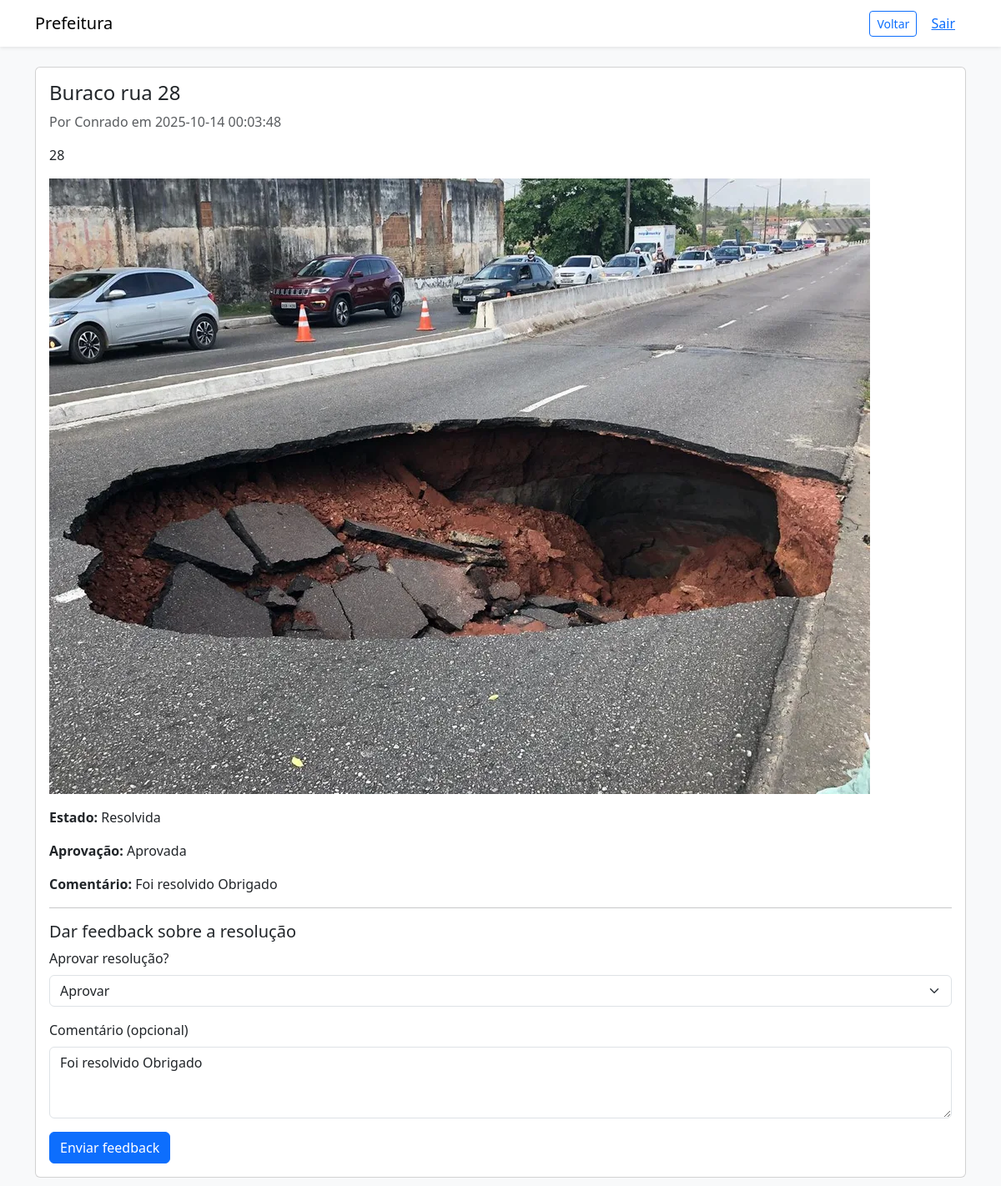
The app's page /view_complaint.php?id=1 (signed in) with its own data.
### tables this page shows
CREATE TABLE `reclamacao` (
  `id` int(11) NOT NULL,
  `id_reclamante` int(11) NOT NULL,
  `titulo` varchar(255) NOT NULL,
  `descricao` text NOT NULL,
  `foto` varchar(255) DEFAULT NULL,
  `estado` enum('Enviada','Atribuída','Em andamento','Resolvida') NOT NULL DEFAULT 'Enviada',
  `aprovacao` enum('','Aprovada','Reprovada') DEFAULT '',
  `comentario` text DEFAULT NULL,
  `criado_em` timestamp NOT NULL DEFAULT current_timestamp()
);

CREATE TABLE `usuarios` (
  `id` int(11) NOT NULL,
  `nome` varchar(300) NOT NULL,
  `email` varchar(300) NOT NULL,
  `senha` varchar(128) NOT NULL,
  `cpf` int(11) NOT NULL,
  `nascimento` date NOT NULL,
  `tipo` enum('admin','usuario') NOT NULL
);

### view_complaint.php (the view, shortened to what this page needs)
<?php
require 'config.php';
$id = intval($_GET['id'] ?? 0);
$stmt = $pdo->prepare("SELECT r.*, u.nome as reclamante_nome FROM reclamacao r JOIN usuarios u ON u.id = r.id_reclamante WHERE r.id = ?");
$stmt->execute([$id]);
$r = $stmt->fetch();
?>
<!doctype html>
<html>
<head>
  <link href="https://cdn.jsdelivr.net/npm/bootstrap@5.3.2/dist/css/bootstrap.min.css" rel="stylesheet">
</head>
<body class="bg-light">
<nav class="navbar navbar-expand-lg navbar-light bg-white shadow-sm">
  <div class="container">
    <a class="navbar-brand" href="#">Prefeitura</a>
    <div>
      <a class="btn btn-outline-primary btn-sm" href="my_complaints.php">Voltar</a>
      <a class="btn btn-link" href="logout.php">Sair</a>
    </div>
  </div>
</nav>
<div class="container py-4">
  <div class="card">
    <div class="card-body">
      <h4><?=htmlspecialchars($r['titulo'])?></h4>
      <p class="text-muted">Por <?=htmlspecialchars($r['reclamante_nome'])?> em <?= $r['criado_em'] ?></p>
      <p><?=nl2br(htmlspecialchars($r['descricao']))?></p>
      <?php if($r['foto']): ?>
        <img src="uploads/<?=htmlspecialchars($r['foto'])?>" class="img-fluid mb-3" alt="Foto da reclamação">
      <?php endif; ?>
      <p><strong>Estado:</strong> <?=htmlspecialchars($r['estado'])?></p>
      <p><strong>Aprovação:</strong> <?= $r['aprovacao'] ?: '—' ?></p>
      <?php if($r['comentario']): ?>
        <p><strong>Comentário:</strong> <?= nl2br(htmlspecialchars($r['comentario'])) ?></p>
      <?php endif; ?>
      <?php if($r['estado'] === 'Resolvida' && $r['id_reclamante'] == $_SESSION['user']['id']): ?>
        <hr>
        <h5>Dar feedback sobre a resolução</h5>
        <form method="post">
          <div class="mb-3">
            <label class="form-label">Aprovar resolução?</label>
            <select name="aprovacao" class="form-select" required>
              <option value="Aprovada" <?= $r['aprovacao'] === 'Aprovada' ? 'selected' : '' ?>>Aprovar</option>
            </select>
          </div>
          <div class="mb-3">
            <label class="form-label">Comentário (opcional)</label>
            <textarea name="comentario" class="form-control" rows="3"><?=htmlspecialchars($r['comentario'] ?? '')?></textarea>
          </div>
          <button class="btn btn-primary">Enviar feedback</button>
        </form>
      <?php endif; ?>
    </div>
  </div>
</div>
</body>
</html>

### records on screen
reclamacao: titulo "Buraco rua 28", id_reclamante.nome "Conrado", criado_em "2025-10-14 00:03:48", descricao "28", foto (picture), estado "Resolvida", aprovacao "Aprovada", comentario "Foi resolvido Obrigado", aprovacao "Aprovar"
